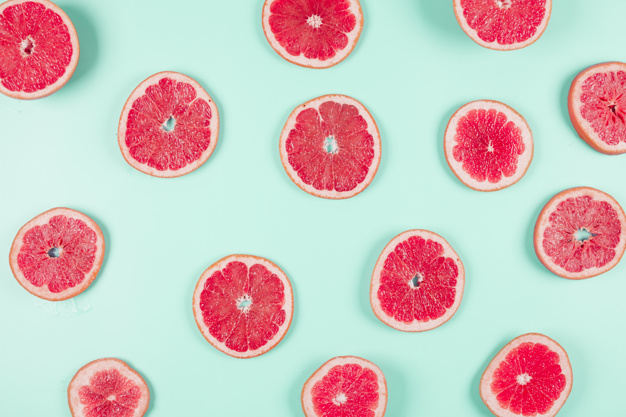
#> input picture Image Processing in Python/images/chapter4/grapefruit.jpg, 626 x 417 px
$ jupyter execute --allow-errors 'Advanced Operations, Detecting Faces and Features.ipynb'   (older library calls are emulated)
#> lines starting #> are read from the running program, lines starting #| are printed output that depends on the picture
# <center>Advanced Operations, Detecting Faces and Features</center>

# libraries

[cell 1]
from skimage import color, data, filters , measure
from skimage.color import rgb2gray
import matplotlib.pyplot as plt
import warnings
warnings.simplefilter(action='ignore', category=FutureWarning)
import numpy as np

[cell 2]
def show_image(image, title='Image', cmap_type='gray'):
    plt.imshow(image, cmap=cmap_type)
    plt.title(title)
    plt.axis('off')
    plt.show()

[cell 3]
def plot_comparison(original, filtered, title_filtered,title_original='original'):
    fig, (ax1, ax2) = plt.subplots(ncols=2, figsize=(10, 10), sharex=True,
    sharey=True)
    ax1.imshow(original, cmap=plt.cm.gray)
    ax1.set_title(title_original)
    ax1.axis('off')
    ax2.imshow(filtered, cmap=plt.cm.gray)
    ax2.set_title(title_filtered)
    ax2.axis('off')

[cell 4]
def plot_contrast(org_image,eq_image):
    fig, ax = plt.subplots(nrows=2,ncols=2, figsize=(8, 8))
    ax[0,0].imshow(org_image,cmap=plt.cm.gray)
    ax[0,0].set_title('original')
    ax[0,0].axis('off')

    ax[0,1].hist(org_image.ravel(), bins=256)
    ax[0,1].set_title('Histogram of image')


    # Show the resulting image
    ax[1,0].imshow(eq_image,cmap=plt.cm.gray)
    ax[1,0].set_title('after costrast by equalization')
    ax[1,0].axis('off')

    ax[1,1].hist(eq_image.ravel(), bins=256)
    ax[1,1].set_title('Equalization Histogram')

[cell 5]
def show_image_contour(image, contours):
    fig, (ax1, ax2) = plt.subplots(ncols=2, figsize=(8, 8))
    ax1.imshow(image, cmap='gray_r')
    ax1.set_title('original')
    ax1.axis('off')

    for n, contour in enumerate(contours):
        ax2.plot(contour[:, 1], contour[:, 0], linewidth=3)
    ax2.imshow(image, interpolation='nearest', cmap='gray_r')
    ax2.set_title('Contours')
    ax2.axis('off')

[cell 6]
def show_image_with_corners(image, coords, title="Corners detected"):
    plt.imshow(image, interpolation='nearest', cmap='gray')
    plt.title(title)
    plt.plot(coords[:, 1], coords[:, 0], '+r')
    plt.axis('off')
    plt.show()

[cell 7]
import matplotlib.patches as patches

def crop_face(result, detected, title="Face detected"):
    for d in detected:
        print(d)
        rostro= result[d['r']:d['r']+d['width'], d['c']:d['c']+d['height']]

        plt.figure(figsize=(8, 6))
        plt.imshow(rostro)
        plt.title(title)
        plt.axis('off')
        plt.show()

def show_detected_face(result, detected, title="Face image"):
    plt.figure()
    plt.imshow(result)
    img_desc = plt.gca()
    plt.set_cmap('gray')
    plt.title(title)
    plt.axis('off')

    for patch in detected:

        img_desc.add_patch(
            patches.Rectangle(
                (patch['c'], patch['r']),
                patch['width'],
                patch['height'],
                fill=False,
                color='r',
                linewidth=2)
        )
    plt.show()
    crop_face(result, detected)

# Edge Detection (Canny)

- Edges can be defined as **sudden changes (discontinuities) in an image** and they can encode just as much information as pixels.

- **There are three main types of Edge Detection:**
    1. Sobel – to emphasize vertical or horizontal edges
    2. Laplacian – Gets all orientations
    3. Canny – Optimal due to low error rate, well defined edges and accurate detection.

- **Canny Edge Detection Algorithm (developed by John F. Canny in 1986)**
    1. Applies Gaussian blurring
    2. Finds intensity gradient of the image
    3. Applied non-maximum suppression (i.e. removes pixels that are not edges)
    4. Hysteresis – Applies thresholds (i.e. if pixel is within the upper and lowerthresholds, it is considered an edge)


- you have seen before how to detect edges using the Sobel filtering technique.
- The Canny edge detection is widely considered to be the standard edge detection method in image processing.
- It produces higher accuracy detecting edges and less execution time compared with Sobel algorithm.
- Must convert to grayscale, Then we apply the canny detector on the  image and obtain the resulting image.
- The first step of this algorithm is to apply a **gaussian filter in order to remove noise** in the image.
- So, in the canny function you can optionally set the intensity of this Gaussian filter to be applied in the image, by using the sigma attribute.
- The **lower** the value of this **sigma**, the **less of gaussian filter effect** is applied on the image, so it will spot **more edges**.
- On the other hand, if you set a higher value, more noise will be removed and the result is going to be a less edgy image.
- The default value of this parameter is 1.
- When setting it to 0.5, The resulting image has a lot more edges than the previous one and this is because noise was removed.

[cell 8]
grape_fruit=plt.imread('./images/chapter4/grapefruit.jpg')
#> grape_fruit is the input picture: shape (417, 626, 3); mean R, G, B 207.6, 192.7, 189.7

# Import the canny edge detector
from skimage.feature import canny

# Convert image to grayscale
#> (the rest of this cell did not finish here and is left out)

- **Less edges** by applying a more intense Gaussian filter to first make the image smoother.
- This can be achieved by specifying a **bigger sigma** in the canny function.

#> (a cell that did not finish here is left out)

# Corner Detection

- Corner detection is an approach used to extract certain types of features and infer the contents of an image.
- corner can be defined as the intersection of two edges. Intuitively, it can also be a junction of contours.
- It's frequently used in motion detection, image registration, video tracking, panorama stitching, 3D modelling, and object recognition.

- **Points of interest**
    - Features are the points of interest which provide rich image content information.
    - Points of interest are points in the image which are invariant to rotation, translation, intensity, and scale changes. (Basically, robust and reliable).
    - There are different interest points such as corners and edges.

- **Matching corners**
    - So by detecting corners as interest points, we can match objects from different perspectives.
    - where we detect the corners of the original image and then match them in a downscaled image or match them in a rotated image.

## Harris corner detector

- Harris Corner Detector is a corner detection operator that is widely used in computer vision algorithms.
- Here, we use this image of a Japanese gate to work with the Harris detector.
- This function requires grayscale images, so we need to first convert the image from rgb to gray.

[cell 10]
building_image=plt.imread('./images/chapter4/corners_building.jpg')
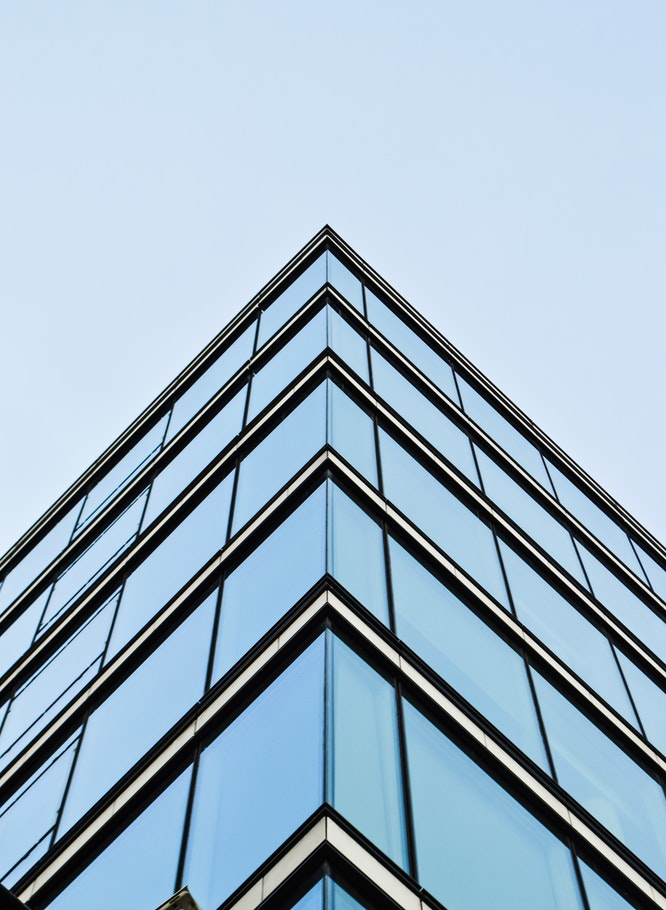
#> input picture Image Processing in Python/images/chapter4/corners_building.jpg, 666 x 910 px
#> building_image is the input picture: shape (910, 666, 3); mean R, G, B 158, 180.2, 198

# Import the corner detector related functions and module
from skimage.feature import corner_harris, corner_peaks

# Convert image from RGB-3 to grayscale
building_image_gray = color.rgb2gray(building_image)

# Apply the detector to measure the possible corners
measure_image = corner_harris(building_image_gray)
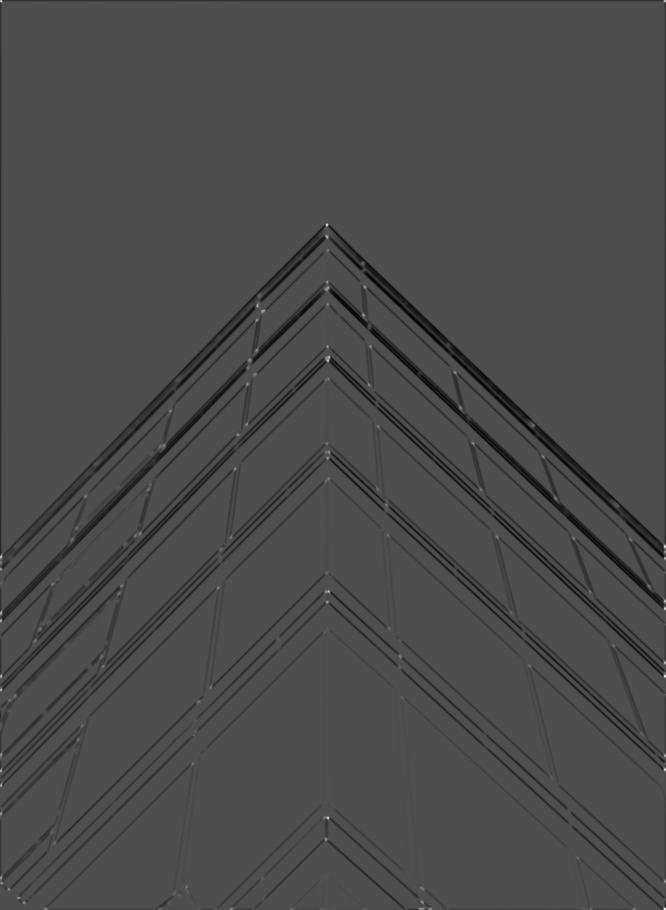
#> measure_image: shape (910, 666) float64; min -2.92, max 6.58, mean -0.11; drawn with min black and max white

# Find the peaks of the corners using the Harris detector
coords =corner_peaks(measure_image,min_distance=20)
#> coords = 222 pairs, first value 23 to 886, second value 29 to 641

# Show original and resulting image with corners detected

plot_comparison(building_image_gray,measure_image,
                "Harris detector","gray image")

show_image_with_corners(building_image, coords)
#> in show_image_with_corners, `plt.show()`:
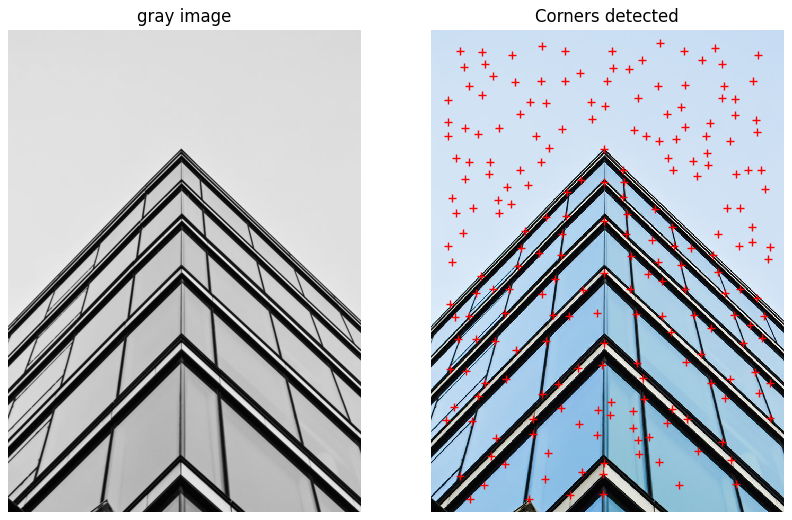
#> figure drawn by matplotlib, 2 panels

- **Less corners**, when you set the minimum distance between corner peaks to be a higher number.

[cell 11]
# Find the peaks with a min distance of 2 pixels
coords_w_min_20 = corner_peaks(measure_image, min_distance=20)
#> coords_w_min_20 has the same summary as coords
print("With a min_distance set to 2, we detect a total", len(coords_w_min_20), "corners in the image.")
#| With a min_distance set to 2, we detect a total 222 corners in the image.

# Find the peaks with a min distance of 40 pixels
coords_w_min_40 = corner_peaks(measure_image, min_distance=60)
#> coords_w_min_40 = 23 rows, first 8: [224, 327], [817, 327], [360, 327], [591, 328], [306, 257], [458, 327], [443, 473], [372, 455]
print("With a min_distance set to 40, we detect a total", len(coords_w_min_40), "corners in the image.")
#| With a min_distance set to 40, we detect a total 23 corners in the image.

# Show original and resulting image with corners detected
show_image_with_corners(building_image, coords_w_min_20 , "Corners detected with 2 px of min_distance")
show_image_with_corners(building_image, coords_w_min_40, "Corners detected with 40 px of min_distance")

# Face detection
- we won't cover machine learning concepts in depth, but it's important to know that we use a cascade of classifiers, which is like multiple classifiers in one. You can also use it for other things, like cats, objects, or profile faces, from a side view.

- **detect_multi_scale method**
    - To apply the detector on images, we need to use the detect_multi_scale method, from the same cascade class.
    - This method searches for the object, in this case a face. It creates a window that will be moving through the image until it finds something similar to a human face.
    - Searching happens on multiple scales. The window will have a minimum size, to spot the small or far-away faces. And a maximum size to also find the larger faces in the image.

- **its parameters**
    - a scale factor, by which the searching window is multiplied in each step.
    - a step ratio, Usually, values in the interval 1 to 1.5 give good results.
    - the minimum and maximum window size , These specify the interval for the search windows that are applied to the input image to detect the faces.

- The detector will return the coordinates of the box that contains the face as a dictionary,
    - where r represents the row position of the top left corner of the detected window,
    - c is the column position pixel,
    - width is width and height of detected window.

## Is someone there?
we will check whether or not there is a person present in an image taken at night.

[cell 12]
from skimage.feature import Cascade

# Load the trained file from data
trained_file = data.lbp_frontal_face_cascade_filename()

# Initialize the detector cascade
detector = Cascade(trained_file)

[cell 13]
night_image=plt.imread('./images/chapter4/face_night.jpg')
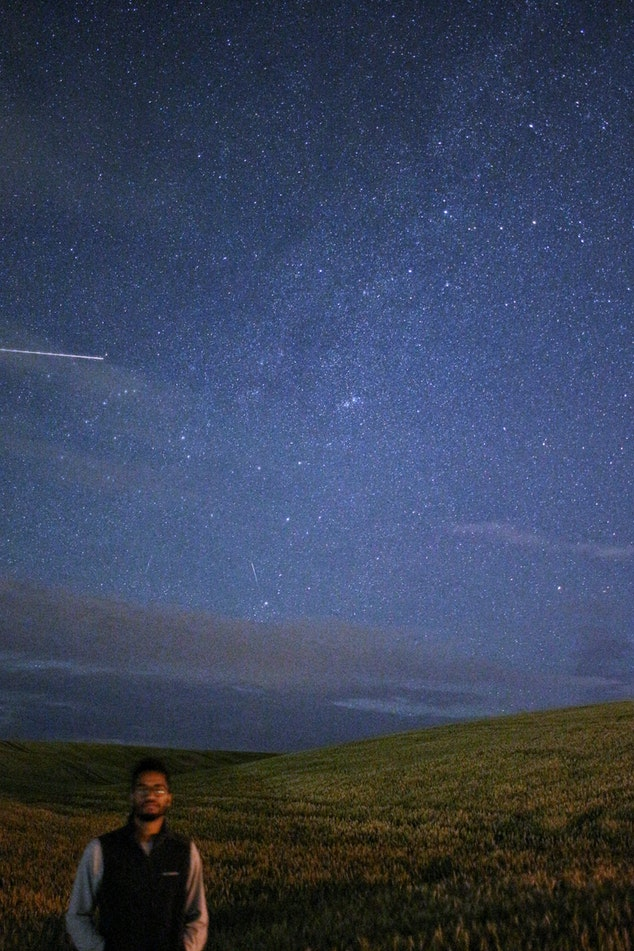
#> input picture Image Processing in Python/images/chapter4/face_night.jpg, 634 x 951 px
#> night_image is the input picture: shape (951, 634, 3); mean R, G, B 56.8, 66.8, 89.9

# Detect faces with min and max size of searching window
detected = detector.detect_multi_scale(img = night_image,
                                       scale_factor=1.2,
                                       step_ratio=1,
                                       min_size=(10,10),
                                       max_size=(200,200))
#> detected = 1 item

# Show the detected faces
show_detected_face(night_image, detected)
#> the loop in show_detected_face, `for patch in detected: ` made 1 pass
#> patch on pass 1: {'r': 773, 'c': 129, 'width': 43, 'height': 43}
#> in show_detected_face, `plt.show()`:
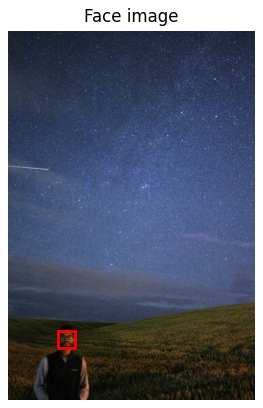
#> figure drawn by matplotlib, 1 panel
#> the loop in crop_face, `for d in detected:` made 1 pass
#| {'r': 773, 'c': 129, 'width': 43, 'height': 43}

## Detect multiple faces

[cell 14]
friends_image=plt.imread('./images/chapter4/friends.jpg')
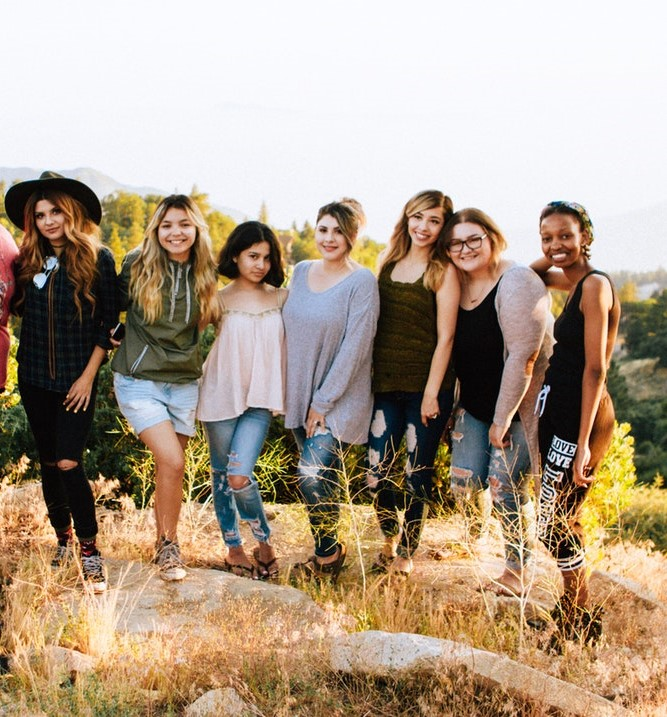
#> input picture Image Processing in Python/images/chapter4/friends.jpg, 667 x 717 px
#> friends_image is the input picture: shape (717, 667, 3); mean R, G, B 175.1, 157.4, 137.9

# Detect faces with scale factor to 1.2 and step ratio to 1
detected = detector.detect_multi_scale(img=friends_image,
                                       scale_factor=1.2,
                                       step_ratio=1,
                                       min_size=(10, 10),
                                       max_size=(200, 200))
#> detected = 7 items
# Show the detected faces
show_detected_face(friends_image, detected)
#> call 2 of show_detected_face, with title = 'Face image'
#> the loop in show_detected_face (call 2), `for patch in detected: ` made 7 passes
#> patch on passes 1 to 7: {'r': 202, 'c': 31, 'width': 35, 'height': 35}, {'r': 217, 'c': 309, 'width': 39, 'height': 39}, {'r': 202, 'c': 402, 'width': 45, 'height': 45}, {'r': 206, 'c': 151, 'width': 49, 'height': 49}, {'r': 219, 'c': 533, 'width': 48, 'height': 48}, {'r': 218, 'c': 440, 'width': 52, 'height': 52}, {'r': 241, 'c': 237, 'width': 42, 'height': 42}
#> in show_detected_face (call 2), `plt.show()`:
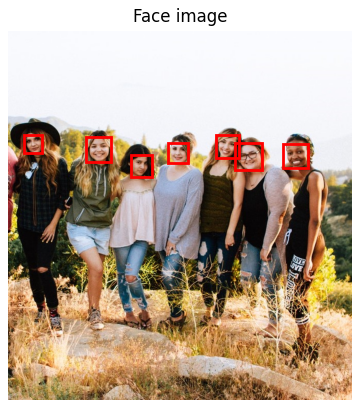
#> figure drawn by matplotlib, 1 panel
#> the loop in crop_face (call 2), `for d in detected:` made 7 passes
#| {'r': 202, 'c': 31, 'width': 35, 'height': 35}
#| {'r': 217, 'c': 309, 'width': 39, 'height': 39}
#| {'r': 202, 'c': 402, 'width': 45, 'height': 45}
#| {'r': 206, 'c': 151, 'width': 49, 'height': 49}
#| {'r': 219, 'c': 533, 'width': 48, 'height': 48}
#| {'r': 218, 'c': 440, 'width': 52, 'height': 52}
#| {'r': 241, 'c': 237, 'width': 42, 'height': 42}

## Segmentation and face detection

[cell 15]
profile_image=plt.imread('./images/chapter4/face.jpg')
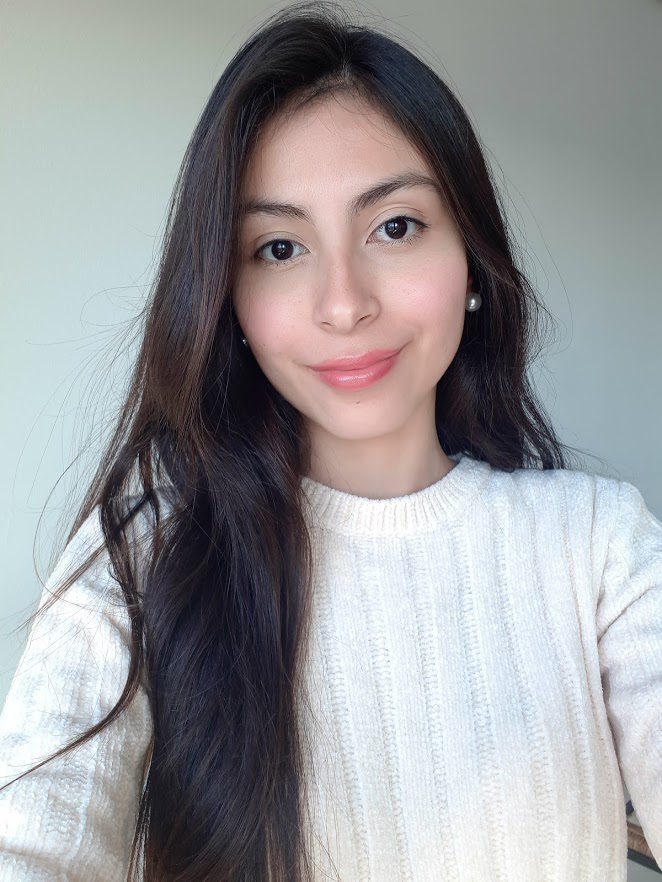
#> input picture Image Processing in Python/images/chapter4/face.jpg, 662 x 882 px
#> profile_image is the input picture: shape (882, 662, 3); mean R, G, B 153.6, 153.9, 156

# Obtain the segmentation with default 100 regions
#> (the rest of this cell did not finish here and is left out)

## blurring faces

blurring faces forPrivacy protection,So we'll first need to detect faces, using the cascade of classifiers detector and then apply a gaussian filter to the cropped faces.

[cell 16]
def getFaceRectangle(image, d):
    ''' Extracts the face from the image using the coordinates of the detected image '''
    # X and Y starting points of the face rectangle
    x, y  = d['r'], d['c']

    # The width and height of the face rectangle
    width, height = d['r'] + d['width'],  d['c'] + d['height']

    # Extract the detected face
    face= image[ x:width, y:height]
    return face

def mergeBlurryFace(original, gaussian_image):
     # X and Y starting points of the face rectangle
    x, y  = d['r'], d['c']
    # The width and height of the face rectangle
    width, height = d['r'] + d['width'],  d['c'] + d['height']

    original[ x:width, y:height] = gaussian_image
    return original

[cell 17]
group_image=plt.imread('./images/chapter4/group.jpg')
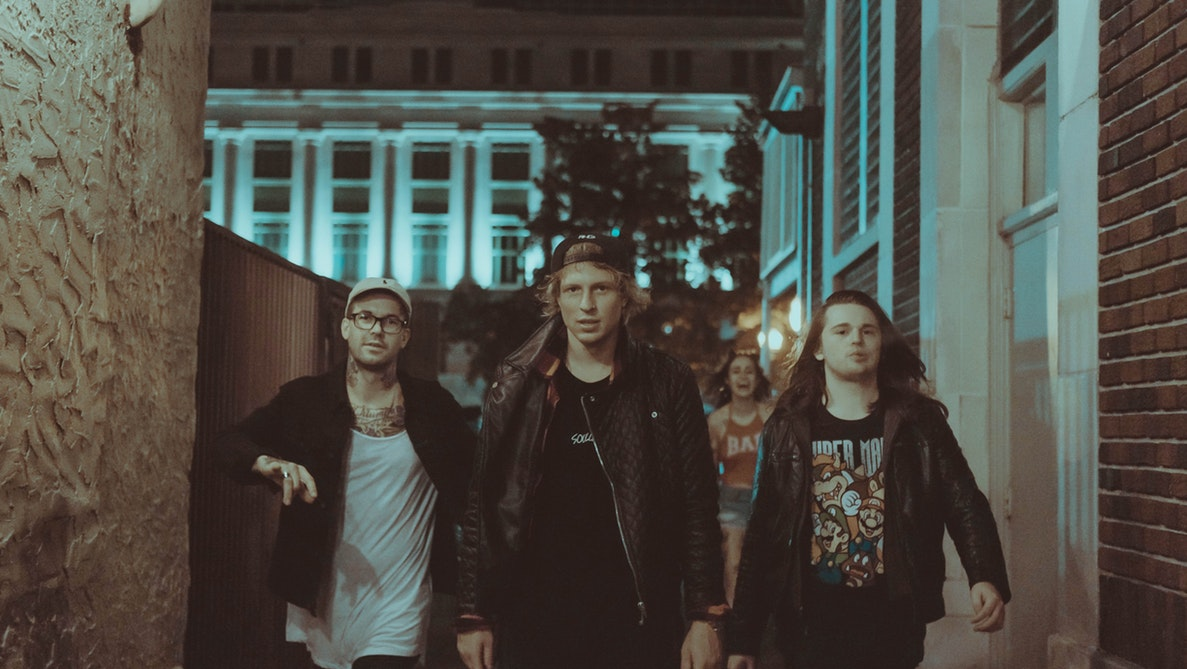
#> input picture Image Processing in Python/images/chapter4/group.jpg, 1187 x 669 px
#> group_image is the input picture: shape (669, 1187, 3); mean R, G, B 78.2, 76.4, 69.4

from skimage.feature import Cascade
from skimage.filters import gaussian
# Load the trained file from data
trained_file = data.lbp_frontal_face_cascade_filename()

# Initialize the detector cascade
detector = Cascade(trained_file)

# Detect the faces
detected = detector.detect_multi_scale(img=group_image,
                                       scale_factor=1.2, step_ratio=1,
                                       min_size=(10,10), max_size=(100, 100))
#> detected = 5 items
# For each detected face
#> (the rest of this cell did not finish here and is left out)
